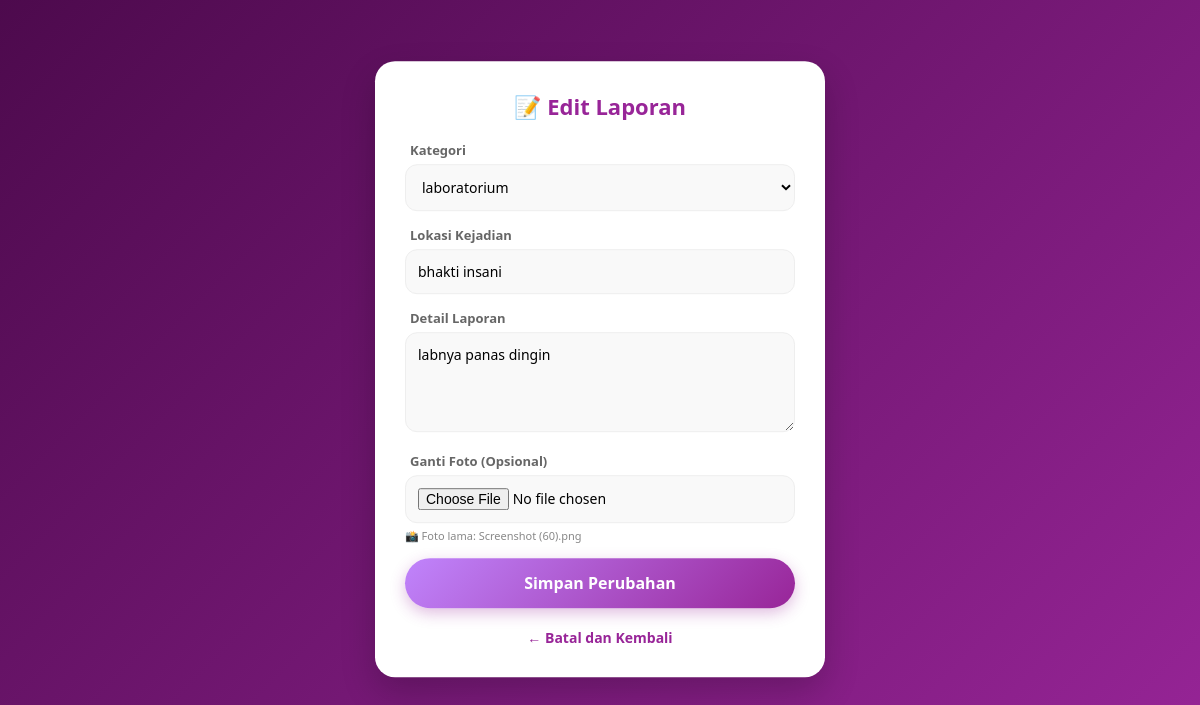
/complain/htdocs/edit.php?id=5 (signed in), run on the app's committed database.
### tables this page shows
CREATE TABLE `aspirasi` (
  `id_aspirasi` int(11) NOT NULL,
  `nis` char(10) NOT NULL,
  `id_kategori` int(11) NOT NULL,
  `lokasi` varchar(50) NOT NULL,
  `keterangan` text NOT NULL,
  `foto` varchar(255) NOT NULL,
  `tanggal` date NOT NULL,
  `status` enum('menunggu','proses','selesai') NOT NULL DEFAULT 'menunggu',
  `feedback` text DEFAULT NULL
);

CREATE TABLE `kategori` (
  `id_kategori` int(11) NOT NULL,
  `nama_kategori` varchar(50) NOT NULL
);

### complain/htdocs/functions.php (called while the page is built, shortened)
<?php
$conn = mysqli_connect("sql208.infinityfree.com", "if0_41558678", "Drekie14", "if0_41558678_db_pengaduan_sekolah");
function query($query) {
    global $conn;
    $result = mysqli_query($conn, $query);
    $rows = [];
    while($row = mysqli_fetch_assoc($result)) {
        $rows[] = $row;
    }
    return $rows;
}
?>

### complain/htdocs/edit.php (the view, shortened to what this page needs)
<?php
require 'functions.php';
$id = $_GET['id'];
$data = query("SELECT * FROM aspirasi WHERE id_aspirasi = '$id'")[0];
$kategori = query("SELECT * FROM kategori");
?>
<!DOCTYPE html>
<html lang="id">
<head>
</head>
<body>
<div class="box">
    <h2>📝 Edit Laporan</h2>
    <form method="post" enctype="multipart/form-data" autocomplete="off">
        <label>Kategori</label>
        <select name="id_kategori" required>
            <?php foreach($kategori as $k) : ?>
                <option value="<?= $k['id_kategori']; ?>"
                    <?= $k['id_kategori'] == $data['id_kategori'] ? 'selected' : ''; ?>>
                    <?= $k['nama_kategori']; ?>
                </option>
            <?php endforeach; ?>
        </select>
        <label>Lokasi Kejadian</label>
        <input type="text" name="lokasi" value="<?= $data['lokasi']; ?>" placeholder="Contoh: Depan Kantin" required>
        <label>Detail Laporan</label>
        <textarea name="isi_laporan" placeholder="Tuliskan perubahan laporan Anda..." required><?= $data['keterangan']; ?></textarea>
        <label>Ganti Foto (Opsional)</label>
        <input type="file" name="foto" accept="image/*">
        <?php if($data['foto']): ?>
            <span class="current-photo">📸 Foto lama: <?= $data['foto']; ?></span>
        <?php endif; ?>
        <button type="submit" name="submit">Simpan Perubahan</button>
    </form>
    <a href="siswa.php" class="back">← Batal dan Kembali</a>
</div>
</body>
</html>

### complain/htdocs/edit.php (style rules this page uses)
* { box-sizing: border-box; margin: 0; padding: 0; font-family: 'Segoe UI', Roboto, sans-serif; }
body { min-height: 100vh; background: linear-gradient(135deg, #4d0a4d, #982598); display: flex; justify-content: center; align-items: center; padding: 20px; }
.box { background: white; padding: 30px; border-radius: 20px; width: 100%; max-width: 450px; box-shadow: 0 15px 35px rgba(0,0,0,0.2); transform: translateY(-5%); }
h2 { color: #982598; text-align: center; margin-bottom: 20px; font-size: 22px; }
label { font-size: 13px; font-weight: 600; color: #666; display: block; margin-bottom: 5px; margin-left: 5px; }
input, select, textarea { width: 100%; padding: 12px; margin-bottom: 15px; border-radius: 12px; border: 1.5px solid #eee; background: #f9f9f9; font-size: 14px; transition: 0.3s; }
textarea { resize: vertical; min-height: 100px; }
.current-photo { font-size: 11px; color: #888; margin-top: -10px; margin-bottom: 15px; display: block; }
button { width: 100%; padding: 14px; background: linear-gradient(135deg, #c084fc, #982598); color: white; border: none; border-radius: 30px; cursor: pointer; font-weight: bold; font-size: 16px; box-shadow: 0 5px 15px rgba(152, 37, 152, 0.3); transition: 0.3s; }
.back { display: block; margin-top: 20px; text-align: center; text-decoration: none; color: #982598; font-size: 14px; font-weight: 600; }

### data on the page
aspirasi: id_kategori "laboratorium", lokasi "bhakti insani", isi_laporan "labnya panas dingin", foto "Screenshot (60).png"
